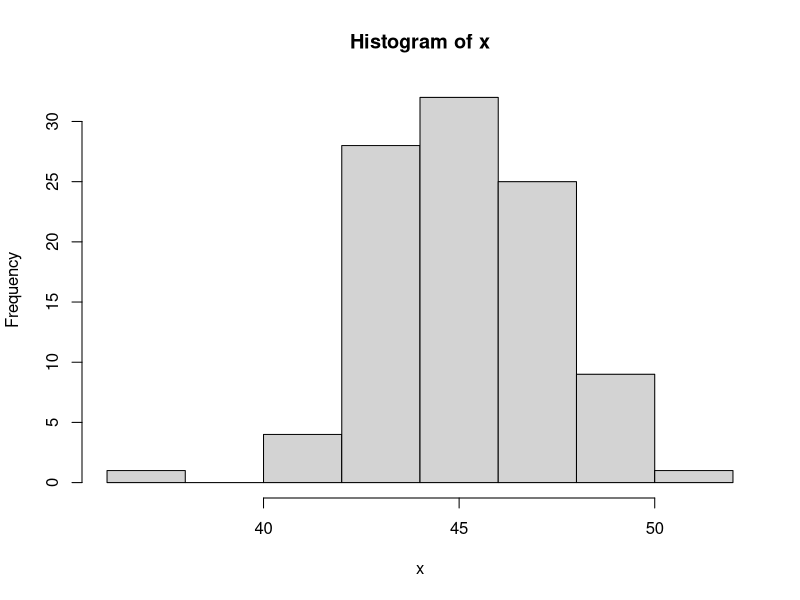
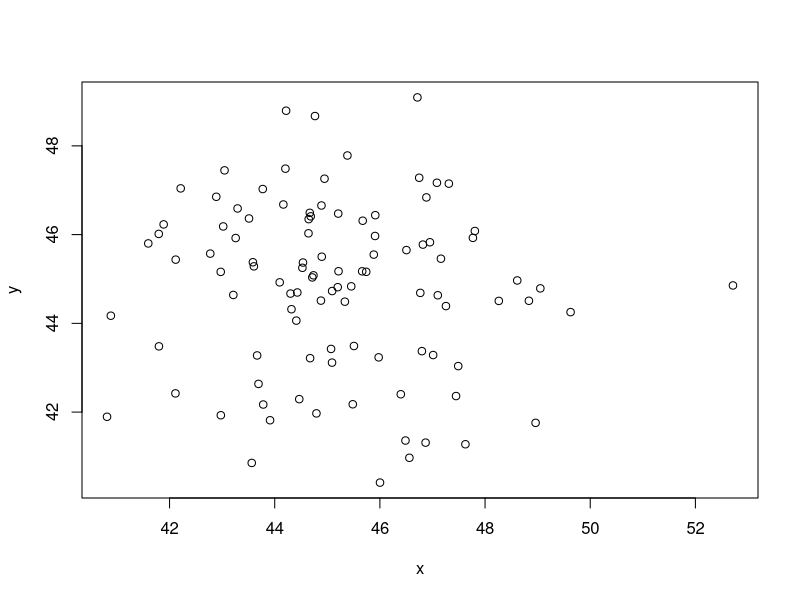

Here is the R script that generated these plots, in order:
## ---- chunk 1
knitr::opts_chunk$set(message=FALSE,warning=FALSE, cache=TRUE, eval = FALSE)
## ---- chunk 2
#Loads a package to be used in an R program

#library() 

#Load ggplot2 package

library(ggplot2)
## ---- chunk 3
#Prints an argument

print("This was printed")
## ---- chunk 4
#Indicates what values to included in a function. These could be column indeces or values.

#from:to (where from and to are replaced with numbers, e.g. 1:10)  

c(1:10)


## ---- chunk 5
#Generates a standard pattern from beginning to end, by a standard increase or decrease

seq(1,100,5) 


## ---- chunk 6
#Repeats arguments in the given order, for a number of iterations

rep(1:10,2)

## ---- chunk 7
#Converts variables into a data frame

#data.frame() 

x <- (1:5)
y <- (6:10)
z <- data.frame(x,y)

z
## ---- chunk 8
#Converts variables into a data frame

#list() 

## ---- chunk 9
#Creates a matrix, a set that contains at least

#matrix()  

## ---- chunk 10
#Converts an object to factor class  


x <- c("Male", "Female", "Male", "Female")

class(x)

factor(x)
## ---- chunk 11
#Combines vector, matrix or data frame by rows
x <- matrix(c(1:6),nrow=3,ncol=2,byrow=TRUE)
y <- matrix(c(1:6),nrow=3,ncol=2,byrow=TRUE)

rbind(x,y)
## ---- chunk 12
#Combines vector, matrix or data frame by columns 

#cbind() 
x <- matrix(c(1:6),nrow=3,ncol=2,byrow=TRUE)
y <- matrix(c(1:6),nrow=3,ncol=2,byrow=TRUE)

cbind(x,y)
## ---- chunk 13
#Converts variable to numeric data type

x <- c(1:5)
y <- c(1:5)



as.data.frame(x,y)
## ---- chunk 14
#Converts variable to numeric data type

x <- c("1","2","3","4")

class(x)

as.numeric(x) 
## ---- chunk 15
#Combines vector, matrix or data frame by columns 

as.data.frame(x) 

x <- (1:5)
y <- (6:10)
z <- data.frame(x,y)

z
## ---- chunk 16
#Combines vector, matrix or data frame by columns 

as.data.frame(x) 

x <- (1:5)
y <- (6:10)
z <- data.frame(x,y)

z
## ---- chunk 17
#Converts variable to a logical data type

x <- c("T", "F", "T", "F")

class(x)

as.logical(x) 
## ---- chunk 18
#Converts varaiable to character data type

x <- c(1, 2, 3, 4)

class(x)

as.character(x) 
## ---- chunk 19
#Determines if variable is "NA" value. Returns True or False.

#is.na() 
## ---- chunk 20
#Determines if value is undefined. Returns True or False

#is.null() 
## ---- chunk 21
#Determines if value is a dataframe Returns True or False

x <- (1:5)
y <- (6:10)
z <- data.frame(x,y)

is.data.frame(z)
## ---- chunk 22
#Determines if value is a numeric data type. Returns True or False.

x <- (1:5)

is.numeric(x) 
## ---- chunk 23
#Determines if value is a numeric data type. Returns True or False.

x <- c("1", "2", "3")

is.numeric(x) 
## ---- chunk 24
#Determines if value is a character data type. Returns True or False.

x <- c("1", "2", "3")

is.character(x) 
## ---- chunk 25
#Determines length of value

x <- c(1:100)

length(x) 
## ---- chunk 26
#Gets or sets the length of a vector (list) or other objects

x <- matrix(c(3,5,7,1,9,4),nrow=3,ncol=2,byrow=TRUE)

dim(x)
## ---- chunk 27
#Identifies the number of rows in x

x <- matrix(c(3,5,7,1,9,4),nrow=3,ncol=2,byrow=TRUE)

nrow(x) 
## ---- chunk 28
#Identifies data type of variable

x <- c("First", "Second", "Third")

class(x)  
## ---- chunk 29
#Accesses the attribute of an object attribute

x <- matrix(c(3,5,7,1,9,4),nrow=3,ncol=2,byrow=TRUE)

attributes(x)
## ---- chunk 30
#Accesses the attribute of an object attribute

x <- matrix(c(3,5,7,1,9,4),nrow=3,ncol=2,byrow=TRUE)

attributes(x)
## ---- chunk 31
#Identifies index that has the lowest value in a variable

which.min(c(32,34,3,2,212,33243,34234,532))
## ---- chunk 32
#Identifies index that has the highest value in a variable

which.min(c(32,34,3,2,212,33243,34234,532))
## ---- chunk 33
#Identifies index that has the highest value in a variable

which.min(c(32,34,3,2,212,33243,34234,532))
## ---- chunk 34
#Identifies index of an argument that fulfills a condition

x <- c(20,3,2, 4,30,2,3,5,32,432)
which(x > 100)

## ---- chunk 35
#Arranges a vector in either descending or ascending order

x <- c(20,3,2, 4,30,2,3,5,32,432)

sort(x,decreasing = F)
## ---- chunk 36
#Returns unique values of an argument

x <- c(1,1,1,1,1,1,2,2,2,2,2,2,2,23,3,3,3,3,33,3,3)

unique(x)
## ---- chunk 37
#Identifies maximum value of a set of values

max(1,2,4,5,6,9,12,12,43,2,1,2,3,2,1,2,23)  
## ---- chunk 38
#Identifies minimum value of a set of values

max(1,2,4,5,6,9,12,12,43,2,1,2,3,2,1,2,23)  
## ---- chunk 39
#Identifies range of a set of values

range(1,2,4,5,6,9,12,12,43,2,1,2,3,2,1,2,23)  
## ---- chunk 40
#Identifies sum of a set of values

sum(1,2,4,5,6,9,12,12,43,2,1,2,3,2,1,2,23)  
## ---- chunk 41
#Identifies mean of a set of values

mean(1,2,4,5,6,9,12,12,43,2,1,2,3,2,1,2,23)  
## ---- chunk 42
#Identifies median of a set of values

median(1,2,4,5,6,9,12,12,43,2,1,2,3,2,1,2,23)  
## ---- chunk 43
#Identifies variance of a set of values

var(c(1,2,4,5,6,9,12,12,43,2,1,2,3,2,1,2,23))  
## ---- chunk 44
#Identifies correlation of a set of values

cor(c(1,2,4,5,6,9,12,12,43,2,1,2,3,2,1,2,23), c(1,2,23,3,4,4,5,5,6,7,4,3,3,2,3,5,6))  
## ---- chunk 45
#Identifies absolute value

abs(-100 + 0) 
## ---- chunk 46
#Returns the sum from each row of x

x <- matrix(c(3,5,7,1,9,4),nrow=3,ncol=2,byrow=TRUE) 

x

rowSums(x)
## ---- chunk 47
#Returns the sum from each column of x

x <- matrix(c(3,5,7,1,9,4),nrow=3,ncol=2,byrow=TRUE) 

x

colSums(x)
## ---- chunk 48
#Returns the mean from each row of x

x <- matrix(c(3,5,7,1,9,4),nrow=3,ncol=2,byrow=TRUE) 

x

rowMeans(x)
## ---- chunk 49
#Returns the mean from each column of x

x <- matrix(c(3,5,7,1,9,4),nrow=3,ncol=2,byrow=TRUE) 

x

colMeans(x)
## ---- chunk 50
#Converts argument to character data type and concatentates them together

paste(1,2,3,4,5)
## ---- chunk 51
#Splits character vector x into substrings by matching substring

strsplit("BR_OOK_LYN_CO_LL_EGE", "_")
## ---- chunk 52
#Splits character vector x into substrings by matching substring

strsplit("BR_OOK_LYN_CO_LL_EGE", "_")
## ---- chunk 53
#Converts text to lower case

tolower("LOWERCASE")  
## ---- chunk 54
#Converts text to lower case

toupper("uppercase")  
## ---- chunk 55
#Base histogram plot

x <- rnorm(100, 45, 2)
hist(x)
## ---- chunk 56
#Plots a regular baseplot based on the type and number of vairables

x <- rnorm(100, 45, 2)
y <- rnorm(100, 45, 2)
plot(x,y) 
